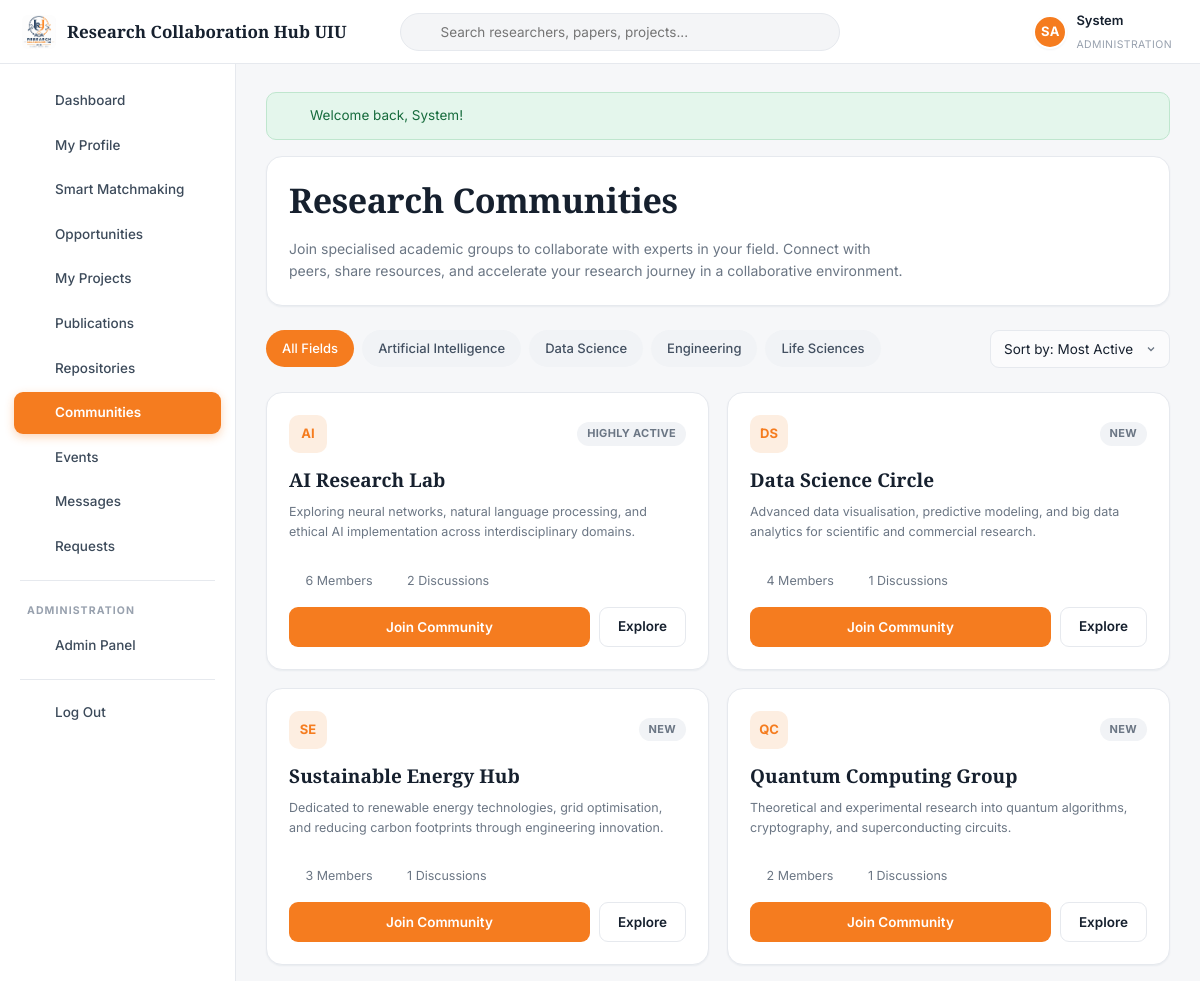
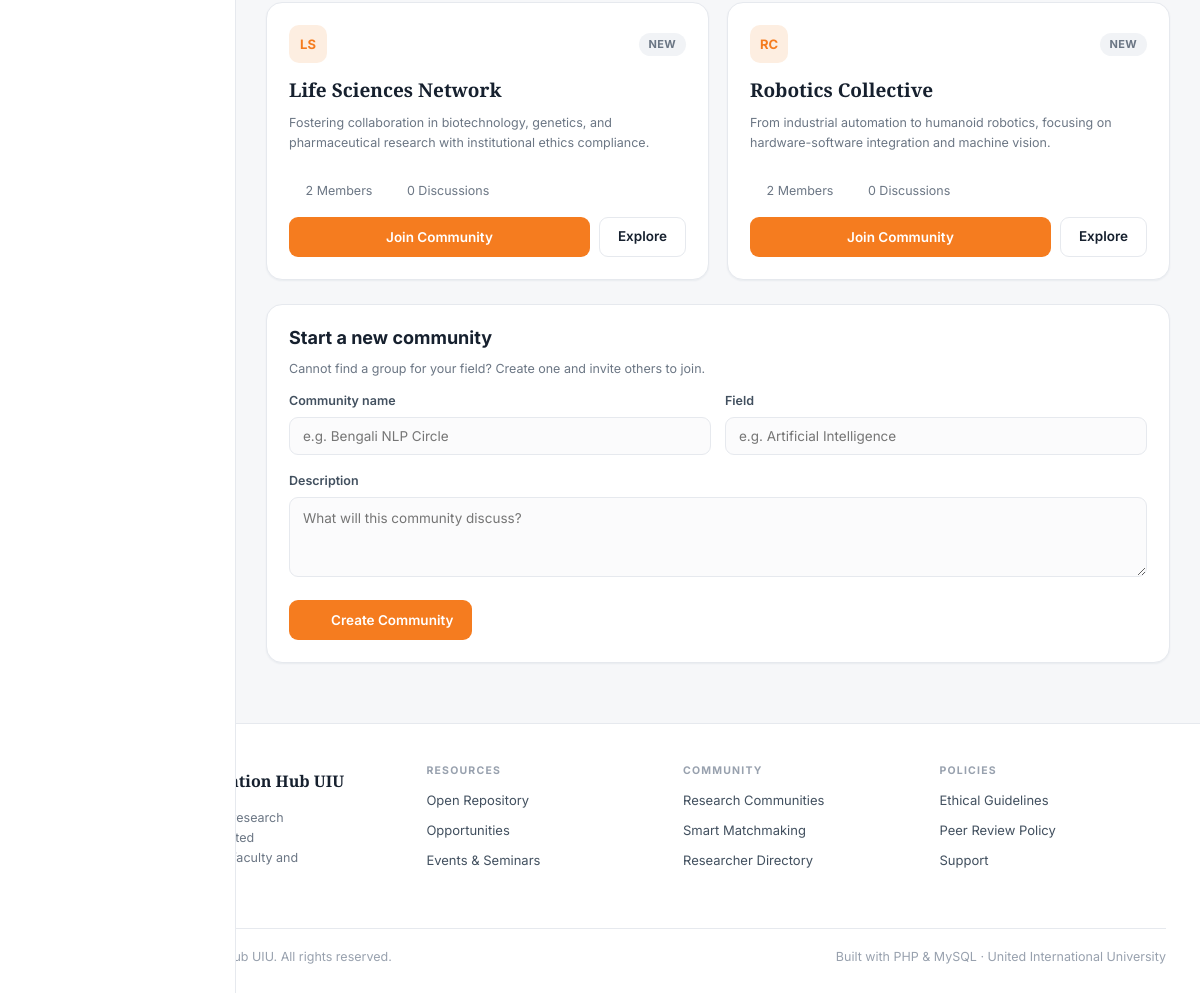
The page /communities.php (signed in) on the database its author committed (2 pictures, top to bottom).
### tables this page shows
CREATE TABLE `users` (
  `id`                INT AUTO_INCREMENT PRIMARY KEY,
  `first_name`        VARCHAR(60)  NOT NULL,
  `last_name`         VARCHAR(60)  NOT NULL,
  `email`             VARCHAR(150) NOT NULL UNIQUE,
  `password`          VARCHAR(255) NOT NULL,
  `role`              ENUM('student','faculty','admin') NOT NULL DEFAULT 'student',
  `researcher_type`   ENUM('student_academic','corporate','gov_ngo','medical','non_researcher') DEFAULT 'student_academic',
  `department`        VARCHAR(100) DEFAULT NULL,
  `university`        VARCHAR(150) DEFAULT 'United International University',
  `designation`       VARCHAR(120) DEFAULT NULL,
  `trimester`         VARCHAR(30)  DEFAULT NULL,
  `student_id`        VARCHAR(30)  DEFAULT NULL,
  `cgpa`              DECIMAL(3,2) DEFAULT NULL,
  `bio`               TEXT         DEFAULT NULL,
  `avatar`            VARCHAR(255) DEFAULT NULL,
  `cover`             VARCHAR(255) DEFAULT NULL,
  `phone`             VARCHAR(40)  DEFAULT NULL,
  `city`              VARCHAR(80)  DEFAULT 'Dhaka',
  `linkedin`          VARCHAR(200) DEFAULT NULL,
  `orcid`             VARCHAR(60)  DEFAULT NULL,
  `website`           VARCHAR(200) DEFAULT NULL,
  `availability`      VARCHAR(60)  DEFAULT NULL,
  `preferred_team`    VARCHAR(40)  DEFAULT NULL,
  `open_to_collab`    TINYINT(1)   NOT NULL DEFAULT 1,
  `status`            ENUM('active','suspended') NOT NULL DEFAULT 'active',
  `created_at`        DATETIME     NOT NULL DEFAULT CURRENT_TIMESTAMP
);

CREATE TABLE `communities` (
  `id`          INT AUTO_INCREMENT PRIMARY KEY,
  `name`        VARCHAR(150) NOT NULL,
  `description` TEXT DEFAULT NULL,
  `field`       VARCHAR(80) DEFAULT 'General',
  `icon`        VARCHAR(10) DEFAULT 'CM',
  `created_by`  INT DEFAULT NULL,
  `created_at`  DATETIME NOT NULL DEFAULT CURRENT_TIMESTAMP,
  FOREIGN KEY (`created_by`) REFERENCES `users`(`id`) ON DELETE SET NULL
);

### config/database.php (called while the page is built, shortened)
<?php
function db(): PDO
{
    static $pdo = null;
    if ($pdo instanceof PDO) {
        return $pdo;
    }
    $dsn = 'mysql:host=' . DB_HOST . ';dbname=' . DB_NAME . ';charset=' . DB_CHARSET;
    try {
        $pdo = new PDO($dsn, DB_USER, DB_PASS, [
            PDO::ATTR_ERRMODE            => PDO::ERRMODE_EXCEPTION,
            PDO::ATTR_DEFAULT_FETCH_MODE => PDO::FETCH_ASSOC,
            PDO::ATTR_EMULATE_PREPARES   => false,
        ]);
    } catch (PDOException $e) {
        die(
            '<div style="font-family:system-ui;max-width:640px;margin:80px auto;padding:28px;'
          . 'border:1px solid #e3e6ea;border-radius:12px;background:#fff">'
          . '<h2 style="color:#12305B;margin:0 0 10px">Database connection failed</h2>'
          . '<p style="color:#5b6472;line-height:1.6">PHP could not reach MySQL. Check that:</p>'
          . '<ol style="color:#5b6472;line-height:1.8">'
          . '<li><strong>Apache</strong> and <strong>MySQL</strong> are both running in the XAMPP Control Panel.</li>'
          . '<li>You imported <code>database/rch_uiu.sql</code> in phpMyAdmin.</li>'
          . '<li>The credentials in <code>config/config.php</code> match your MySQL setup.</li>'
          . '</ol>'
          . '<p style="color:#98a1ae;font-size:13px">MySQL says: ' . htmlspecialchars($e->getMessage()) . '</p>'
          . '</div>'
        );
    }
    return $pdo;
}
function q(string $sql, array $params = []): PDOStatement
{
    $stmt = db()->prepare($sql);
    $stmt->execute($params);
    return $stmt;
}
function fetchOne(string $sql, array $params = []): ?array
{
    $row = q($sql, $params)->fetch();
    return $row === false ? null : $row;
}
function fetchAll(string $sql, array $params = []): array
{
    return q($sql, $params)->fetchAll();
}

### communities.php (the view, shortened to what this page needs)
<?php
$me  = currentUser();
$uid = (int)$me['id'];
$field = (string)input('field');
$sort  = (string)input('sort', 'active');
$sql    = 'SELECT c.*,
             (SELECT COUNT(*) FROM community_members cm WHERE cm.community_id = c.id) AS members,
             (SELECT COUNT(*) FROM community_posts cp WHERE cp.community_id = c.id) AS posts
           FROM communities c';
$params = [];
$sql .= $sort === 'newest' ? ' ORDER BY c.created_at DESC' : ' ORDER BY members DESC, posts DESC';
$communities = fetchAll($sql, $params);
$fields      = array_column(fetchAll('SELECT DISTINCT field FROM communities ORDER BY field'), 'field');
$myComms     = array_map('intval', array_column(
    fetchAll('SELECT community_id FROM community_members WHERE user_id = ?', [$uid]), 'community_id'));
require_once ROOT_PATH . '/includes/header.php';
?>
<div class="card mb-3">
  <h1>Research Communities</h1>
  <p class="muted mb-0" style="max-width:620px">Join specialised academic groups to collaborate with experts in
    your field. Connect with peers, share resources, and accelerate your research journey in a collaborative
    environment.</p>
</div>
<div class="flex-between flex-wrap mb-3" style="gap:12px">
  <div class="flex flex-wrap" style="gap:8px">
    <a class="chip <?= $field === '' ? 'chip-orange' : '' ?> chip-lg" href="<?= url('communities.php') ?>">All Fields</a>
    <?php foreach ($fields as $f): ?>
      <a class="chip <?= $field === $f ? 'chip-orange' : '' ?> chip-lg"
         href="<?= url('communities.php?field=' . urlencode($f)) ?>"><?= e($f) ?></a>
    <?php endforeach; ?>
  </div>
  <form method="get" class="flex">
    <select name="sort" onchange="this.form.submit()" style="width:auto;min-width:180px">
      <option value="active" <?= $sort === 'active' ? 'selected' : '' ?>>Sort by: Most Active</option>
    </select>
  </form>
</div>
<div class="grid grid-2 mb-3">
  <?php foreach ($communities as $c): $joined = in_array((int)$c['id'], $myComms, true); ?>
    <div class="card card-hover">
      <div class="flex-between mb-2">
        <span class="stat-ico" style="width:38px;height:38px;font-weight:700;font-size:13px"><?= e($c['icon']) ?></span>
        <?php if ((int)$c['members'] > 4): ?>
          <span class="badge badge-grey">Highly Active</span>
        <?php elseif (strtotime($c['created_at']) > strtotime('-30 days')): ?>
          <span class="badge badge-grey">New</span>
        <?php endif; ?>
      </div>
      <h3 style="font-family:var(--serif);font-size:19px">
        <a href="<?= url('community.php?id=' . (int)$c['id']) ?>" style="color:inherit"><?= e($c['name']) ?></a>
      </h3>
      <p class="muted-sm" style="min-height:56px"><?= e($c['description']) ?></p>
      <div class="flex muted-sm mb-2" style="gap:18px">
        <span><?= icon('users', 13) ?> <?= (int)$c['members'] ?> Members</span>
        <span><?= icon('chat', 13) ?> <?= (int)$c['posts'] ?> Discussions</span>
      </div>
      <div class="flex" style="gap:9px">
        <form method="post" class="flex-1"><?= csrfField() ?>
          <button class="btn <?= $joined ? 'btn-outline' : 'btn-primary' ?> btn-block" type="submit">
            <?= $joined ? 'Leave Community' : 'Join Community' ?></button>
        </form>
        <a class="btn btn-outline" href="<?= url('community.php?id=' . (int)$c['id']) ?>">Explore</a>
      </div>
    </div>
  <?php endforeach; ?>
</div>
<div class="card">
  <h3>Start a new community</h3>
  <p class="muted-sm">Cannot find a group for your field? Create one and invite others to join.</p>
  <form method="post">
    <div class="form-row">
      <div class="form-group">
        <label for="name">Community name</label>
        <input type="text" id="name" name="name" placeholder="e.g. Bengali NLP Circle" required>
      </div>
      <div class="form-group">
        <label for="field">Field</label>
        <input type="text" id="field" name="field" placeholder="e.g. Artificial Intelligence" list="fieldList">
      </div>
    </div>
    <div class="form-group">
      <label for="description">Description</label>
      <textarea id="description" name="description" style="min-height:80px"
                placeholder="What will this community discuss?"></textarea>
    </div>
    <button class="btn btn-primary" type="submit"><?= icon('plus', 15) ?> Create Community</button>
  </form>
</div>
<?php require_once ROOT_PATH . '/includes/footer.php'; ?>

### includes/header.php (shortened to what this page needs)
<?php
require_once ROOT_PATH . '/includes/icons.php';
$layout    = $layout    ?? (isLoggedIn() ? 'app' : 'public');
$me        = currentUser();
?>
<!DOCTYPE html>
<html lang="en">
<head>
<link rel="stylesheet" href="<?= url('assets/css/style.css') ?>">
</head>
<body class="layout-<?= e($layout) ?>">
<?php if ($layout === 'app'): ?>
<header class="topbar">
  <button class="icon-btn menu-toggle" id="menuToggle" aria-label="Toggle menu"><?= icon('menu', 20) ?></button>
  <a class="brand" href="<?= url('dashboard.php') ?>">
    <img src="<?= url('assets/img/logo.jpg') ?>" alt="Logo">
    <span class="brand-name"><?= e(SITE_NAME) ?></span>
  </a>
  <form class="topsearch" action="<?= url('search.php') ?>" method="get" role="search">
    <span class="ico"><?= icon('search', 16) ?></span>
    <input type="search" name="q" placeholder="Search researchers, papers, projects..."
           value="<?= e($_GET['q'] ?? '') ?>">
  </form>
  <div class="topactions">
    <a class="icon-btn" href="<?= url('notifications.php') ?>" title="Notifications">
      <?= icon('bell', 19) ?>
    </a>
    <a class="icon-btn" href="<?= url('messages.php') ?>" title="Messages">
      <?= icon('mail', 19) ?>
    </a>
    <a class="topuser" href="<?= url('profile.php') ?>">
      <?= avatar($me, 34) ?>
      <span>
        <span class="nm"><?= e($me['first_name']) ?></span><br>
        <span class="rl"><?= e($me['department'] ?: ucfirst($me['role'])) ?></span>
      </span>
    </a>
  </div>
</header>
<div class="app">
  <nav class="sidebar" id="sidebar">
    <a href="<?= url('dashboard.php') ?>"     class="<?= isActive('dashboard.php') ? 'active' : '' ?>"><?= icon('dashboard') ?> Dashboard</a>
    <a href="<?= url('profile.php') ?>"       class="<?= isActive('profile.php') || isActive('profile_edit.php') ? 'active' : '' ?>"><?= icon('user') ?> My Profile</a>
    <a href="<?= url('matchmaking.php') ?>"   class="<?= isActive('matchmaking.php') ? 'active' : '' ?>"><?= icon('sparkle') ?> Smart Matchmaking</a>
    <a href="<?= url('opportunities.php') ?>" class="<?= isActive('opportunities.php') || isActive('opportunity.php') ? 'active' : '' ?>"><?= icon('bulb') ?> Opportunities</a>
    <a href="<?= url('projects.php') ?>"      class="<?= isActive('projects.php') || isActive('project.php') || isActive('project_form.php') ? 'active' : '' ?>"><?= icon('folder') ?> My Projects</a>
    <a href="<?= url('publications.php') ?>"  class="<?= isActive('publications.php') || isActive('publication.php') ? 'active' : '' ?>"><?= icon('file') ?> Publications</a>
    <a href="<?= url('repository.php') ?>"    class="<?= isActive('repository.php') ? 'active' : '' ?>"><?= icon('layers') ?> Repositories</a>
    <a href="<?= url('communities.php') ?>"   class="<?= isActive('communities.php') || isActive('community.php') || isActive('post.php') ? 'active' : '' ?>"><?= icon('users') ?> Communities</a>
    <a href="<?= url('events.php') ?>"        class="<?= isActive('events.php') ? 'active' : '' ?>"><?= icon('calendar') ?> Events</a>
    <a href="<?= url('messages.php') ?>"      class="<?= isActive('messages.php') ? 'active' : '' ?>">
      <?= icon('mail') ?> Messages
    </a>
    <a href="<?= url('requests.php') ?>"      class="<?= isActive('requests.php') ? 'active' : '' ?>"><?= icon('user-plus') ?> Requests</a>
    <?php if ($me['role'] === 'admin'): ?>
      <div class="sidebar-sep"></div>
      <div class="sidebar-label">Administration</div>
      <a href="<?= url('admin/index.php') ?>"><?= icon('shield') ?> Admin Panel</a>
    <?php endif; ?>
    <div class="sidebar-sep"></div>
    <a href="<?= url('logout.php') ?>"><?= icon('logout') ?> Log Out</a>
  </nav>
  <main class="app-main">
    <?php foreach (getFlashes() as $f): ?>
      <div class="alert alert-<?= e($f['type']) ?>"><?= icon($f['type'] === 'success' ? 'check-circle' : 'help', 17) ?><span><?= e($f['message']) ?></span></div>
    <?php endforeach; ?>
<?php endif; ?>

### includes/icons.php (shortened to what this page needs)
<?php
function icon(string $name, int $size = 18, string $class = ''): string
{
    $body = $paths[$name] ?? $paths['help'];
    return '<svg class="ic ' . htmlspecialchars($class) . '" xmlns="http://www.w3.org/2000/svg" width="' . $size
         . '" height="' . $size . '" viewBox="0 0 24 24" fill="none" stroke="currentColor" stroke-width="1.9"'
         . ' stroke-linecap="round" stroke-linejoin="round" aria-hidden="true">' . $body . '</svg>';
}

### includes/functions.php (shortened to what this page needs)
<?php
function e($value): string
{
    return htmlspecialchars((string)$value, ENT_QUOTES, 'UTF-8');
}
function url(string $path = ''): string
{
    return BASE_URL . ltrim($path, '/');
}
function getFlashes(): array
{
    $f = $_SESSION['flash'] ?? [];
    return $f;
}
function isLoggedIn(): bool
{
    return !empty($_SESSION['user_id']);
}
function currentUser(): ?array
{
    static $user = null;
    static $loaded = false;
    if ($loaded) { return $user; }
    $loaded = true;
    $user = fetchOne('SELECT * FROM users WHERE id = ? AND status = "active"', [$_SESSION['user_id']]);
    return $user;
}
function fullName(array $user): string
{
    return trim($user['first_name'] . ' ' . $user['last_name']);
}
function initials(array $user): string
{
    return strtoupper(substr($user['first_name'], 0, 1) . substr($user['last_name'], 0, 1));
}
function avatarUrl(?array $user): string
{
    return '';
}
function avatar(?array $user, int $size = 40, string $extraClass = ''): string
{
    $src = avatarUrl($user);
    $style = 'width:' . $size . 'px;height:' . $size . 'px;';
    $palette = ['#12305B', '#F57C1F', '#2F6FB3', '#B9541B', '#3E5C76', '#8A4B08'];
    $bg      = $palette[((int)$user['id']) % count($palette)];
    $font    = max(10, (int)round($size * 0.38));
    return '<span class="avatar avatar-initials ' . e($extraClass) . '" style="' . $style
         . 'background:' . $bg . ';font-size:' . $font . 'px" title="' . e(fullName($user)) . '">'
         . e(initials($user)) . '</span>';
}
function input(string $key, $default = '')
{
    $v = $_POST[$key] ?? $_GET[$key] ?? $default;
    return is_string($v) ? trim($v) : $v;
}
function isActive(string $page): bool
{
    return basename($_SERVER['PHP_SELF']) === $page;
}

### rows shown on the page
users: initials($user) "SA", first_name "System", department "ADMINISTRATION"
communities: icon "AI", shows "HIGHLY ACTIVE", name "AI Research Lab", description "Exploring neural networks, natural language processing, and ethical AI implementation across interdisciplinary domains.", $size 13 (drawn), members "6", posts "2", shows "Join Community"
communities: icon "DS", shows "NEW", name "Data Science Circle", description "Advanced data visualisation, predictive modeling, and big data analytics for scientific and commercial research.", $size 13 (drawn), members "4", posts "1", shows "Join Community"
communities: icon "SE", shows "NEW", name "Sustainable Energy Hub", description "Dedicated to renewable energy technologies, grid optimisation, and reducing carbon footprints through engineering innovation.", $size 13 (drawn), members "3", posts "1", shows "Join Community"
communities: icon "QC", shows "NEW", name "Quantum Computing Group", description "Theoretical and experimental research into quantum algorithms, cryptography, and superconducting circuits.", $size 13 (drawn), members "2", posts "1", shows "Join Community"
communities: icon "LS", shows "NEW", name "Life Sciences Network", description "Fostering collaboration in biotechnology, genetics, and pharmaceutical research with institutional ethics compliance.", $size 13 (drawn), members "2", posts "0", shows "Join Community"
communities: icon "RC", shows "NEW", name "Robotics Collective", description "From industrial automation to humanoid robotics, focusing on hardware-software integration and machine vision.", $size 13 (drawn), members "2", posts "0", shows "Join Community"

### other values the page prints
SITE_NAME "Research Collaboration Hub UIU"
$f['message'] "Welcome back, System!"
$f "Artificial Intelligence"
$f "Data Science"
$f "Engineering"
$f "Life Sciences"
